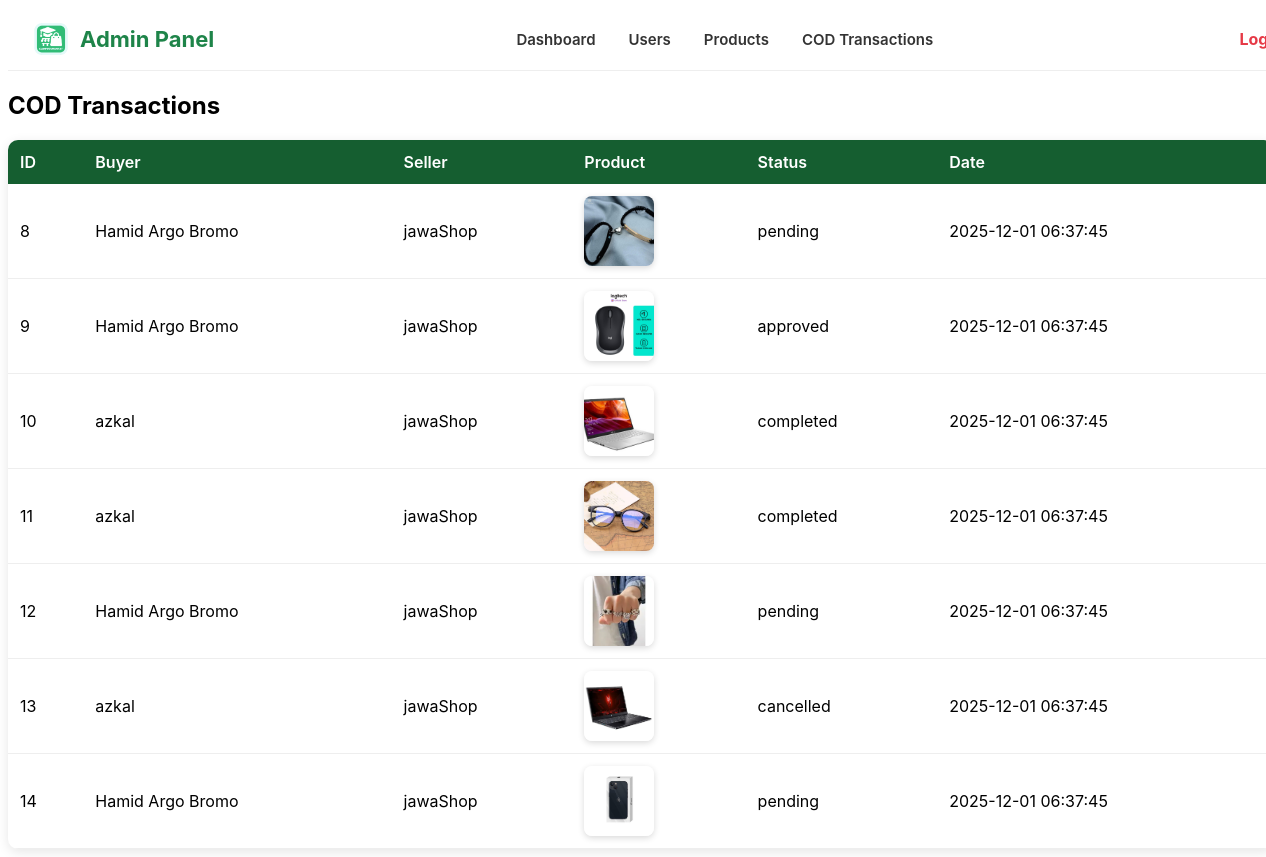
/admin/transactions.php, run on an earlier commit of the app's database.
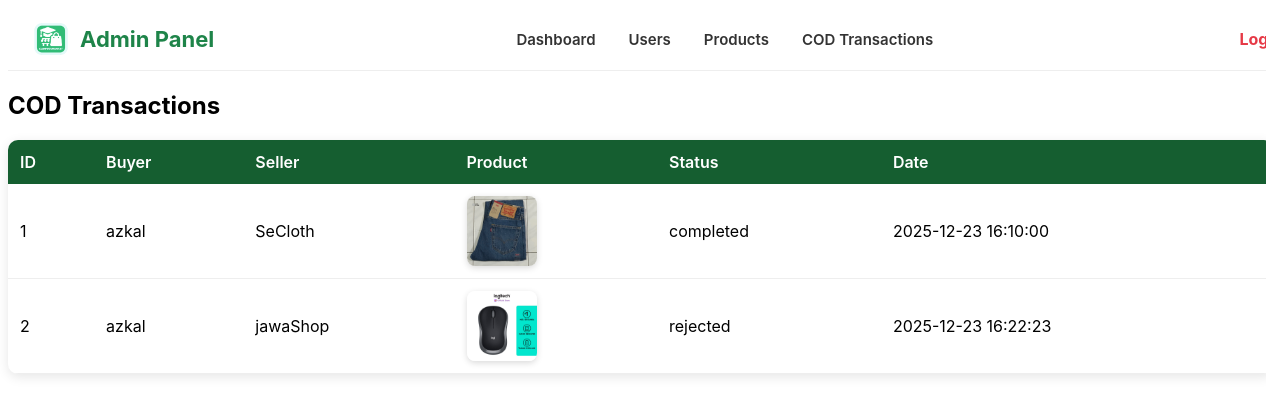
And on a later commit of the database.
### tables this page shows
CREATE TABLE
  `cod_transactions` (
    `id` int (11) NOT NULL,
    `buyer_id` int (11) NOT NULL,
    `seller_id` int (11) NOT NULL,
    `product_id` int (11) NOT NULL,
    `qty` int (11) NOT NULL DEFAULT 1,
    `price` decimal(15, 2) NOT NULL,
    `total` decimal(15, 2) NOT NULL,
    `meeting_location` text NOT NULL,
    `meeting_time` datetime NOT NULL,
    `buyer_phone` varchar(20) NOT NULL,
    `seller_phone` varchar(20) NOT NULL,
    `status` enum (
      'pending',
      'approved',
      'completed',
      'cancelled',
      'waiting_buyer',
      'rejected'
    ) NOT NULL DEFAULT 'pending',
    `created_at` timestamp NOT NULL DEFAULT current_timestamp(),
    `updated_at` timestamp NOT NULL DEFAULT current_timestamp() ON UPDATE current_timestamp()
  );

CREATE TABLE
  `accounts` (
    `id` int (11) NOT NULL,
    `name` varchar(100) NOT NULL,
    `username` varchar(100) NOT NULL,
    `email` varchar(255) NOT NULL,
    `phone` varchar(20) NOT NULL,
    `role` enum ('admin', 'seller', 'buyer') NOT NULL DEFAULT 'buyer',
    `password` varchar(255) NOT NULL,
    `city` varchar(100) DEFAULT NULL,
    `address` text DEFAULT NULL,
    `profile_picture` varchar(255) DEFAULT NULL,
    `created_at` timestamp NOT NULL DEFAULT current_timestamp(),
    `otp_code` varchar(6) NOT NULL,
    `otp_expired` datetime NOT NULL,
    `description` text DEFAULT NULL
  );

CREATE TABLE
  `product_images` (
    `id` int (11) NOT NULL,
    `product_id` int (11) NOT NULL,
    `url` varchar(255) NOT NULL,
    `is_primary` tinyint (1) DEFAULT 0
  );

### admin/transactions.php (the view)
<?php
require_once __DIR__ . '/../includes/config.php';
include "header.php";
$cod = $pdo->query("
    SELECT
        c.*,
        a.name AS buyer,
        s.name AS seller,
        p.name AS product_name,
        pi.url AS product_image
    FROM cod_transactions c
    LEFT JOIN accounts a ON c.buyer_id = a.id
    LEFT JOIN accounts s ON c.seller_id = s.id
    LEFT JOIN products p ON c.product_id = p.id
    LEFT JOIN product_images pi ON pi.product_id = p.id AND pi.is_primary = 1
")->fetchAll();
?>
<link rel="stylesheet" href="../assets/css/admin_system.css">
<h2 style="margin: 20px 0;">COD Transactions</h2>
<table class="user-table">
    <tr>
        <th>ID</th>
        <th>Buyer</th>
        <th>Seller</th>
        <th>Product</th>
        <th>Status</th>
        <th>Date</th>
    </tr>
    <?php foreach ($cod as $c): ?>
        <tr>
            <td><?= $c['id'] ?></td>
            <td><?= htmlspecialchars($c['buyer']) ?></td>
            <td><?= htmlspecialchars($c['seller']) ?></td>
            <td>
                <?php if ($c['product_image']): ?>
                    <img src="../uploads/products/<?= htmlspecialchars($c['product_image']) ?>" class="product-thumb">
                <?php else: ?>
                    <span>No image</span>
                <?php endif; ?>
            </td>
            <td><?= htmlspecialchars($c['status']) ?></td>
            <td><?= $c['created_at'] ?></td>
        </tr>
    <?php endforeach; ?>
</table>

What changed in the data, as far as the page shows it:
removed cod_transactions: id "8", buyer.name "Hamid Argo Bromo", seller.name "jawaShop", product_images.url (picture), status "pending", created_at "2025-12-01 06:37:45"
removed cod_transactions: id "9", buyer.name "Hamid Argo Bromo", seller.name "jawaShop", product_images.url (picture), status "approved", created_at "2025-12-01 06:37:45"
removed cod_transactions: id "10", buyer.name "azkal", seller.name "jawaShop", product_images.url (picture), status "completed", created_at "2025-12-01 06:37:45"
removed cod_transactions: id "11", buyer.name "azkal", seller.name "jawaShop", product_images.url (picture), status "completed", created_at "2025-12-01 06:37:45"
removed cod_transactions: id "12", buyer.name "Hamid Argo Bromo", seller.name "jawaShop", product_images.url (picture), status "pending", created_at "2025-12-01 06:37:45"
removed cod_transactions: id "13", buyer.name "azkal", seller.name "jawaShop", product_images.url (picture), status "cancelled", created_at "2025-12-01 06:37:45"
removed cod_transactions: id "14", buyer.name "Hamid Argo Bromo", seller.name "jawaShop", product_images.url (picture), status "pending", created_at "2025-12-01 06:37:45"
added cod_transactions: id "1", buyer.name "azkal", seller.name "SeCloth", product_images.url (picture), status "completed", created_at "2025-12-23 16:10:00"
added cod_transactions: id "2", buyer.name "azkal", seller.name "jawaShop", product_images.url (picture), status "rejected", created_at "2025-12-23 16:22:23"
